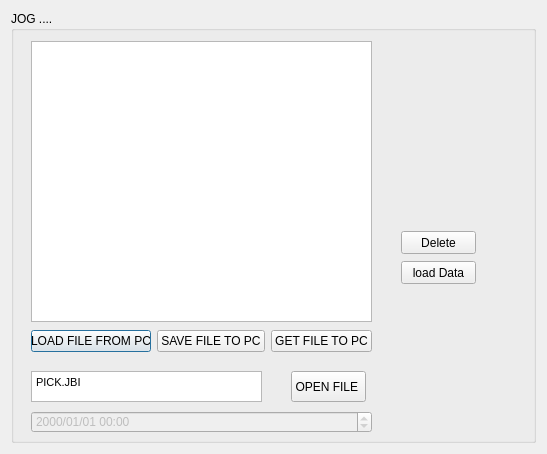
<?xml version="1.0" encoding="UTF-8"?>
<ui version="4.0">
 <class>DialogFile</class>
 <widget class="QDialog" name="DialogFile">
  <property name="geometry">
   <rect>
    <x>0</x>
    <y>0</y>
    <width>547</width>
    <height>454</height>
   </rect>
  </property>
  <property name="windowTitle">
   <string>Dialog</string>
  </property>
  <layout class="QHBoxLayout" name="horizontalLayout_3">
   <item>
    <widget class="QGroupBox" name="groupBox">
     <property name="title">
      <string>JOG ....</string>
     </property>
     <widget class="QDateTimeEdit" name="dateTimeEdit">
      <property name="enabled">
       <bool>false</bool>
      </property>
      <property name="geometry">
       <rect>
        <x>20</x>
        <y>400</y>
        <width>341</width>
        <height>22</height>
       </rect>
      </property>
      <property name="displayFormat">
       <string>yyyy/MM/dd hh:mm </string>
      </property>
     </widget>
     <widget class="QWidget" name="layoutWidget">
      <property name="geometry">
       <rect>
        <x>20</x>
        <y>310</y>
        <width>341</width>
        <height>41</height>
       </rect>
      </property>
      <layout class="QHBoxLayout" name="horizontalLayout">
       <item>
        <widget class="QPushButton" name="btnLoadFile">
         <property name="text">
          <string>LOAD FILE FROM PC</string>
         </property>
        </widget>
       </item>
       <item>
        <widget class="QPushButton" name="btnSaveFile">
         <property name="text">
          <string>SAVE FILE TO PC</string>
         </property>
        </widget>
       </item>
       <item>
        <widget class="QPushButton" name="pushButtonGetFile">
         <property name="text">
          <string>GET FILE TO PC</string>
         </property>
        </widget>
       </item>
      </layout>
     </widget>
     <widget class="QPlainTextEdit" name="plainTextEdit">
      <property name="geometry">
       <rect>
        <x>20</x>
        <y>30</y>
        <width>341</width>
        <height>281</height>
       </rect>
      </property>
      <property name="font">
       <font>
        <pointsize>10</pointsize>
       </font>
      </property>
     </widget>
     <widget class="QPushButton" name="pushButtonOpenFile">
      <property name="geometry">
       <rect>
        <x>280</x>
        <y>360</y>
        <width>75</width>
        <height>31</height>
       </rect>
      </property>
      <property name="text">
       <string>OPEN FILE </string>
      </property>
     </widget>
     <widget class="QTextEdit" name="textEditJOBNAME">
      <property name="geometry">
       <rect>
        <x>20</x>
        <y>360</y>
        <width>231</width>
        <height>31</height>
       </rect>
      </property>
      <property name="html">
       <string>&lt;!DOCTYPE HTML PUBLIC &quot;-//W3C//DTD HTML 4.0//EN&quot; &quot;http://www.w3.org/TR/REC-html40/strict.dtd&quot;&gt;
&lt;html&gt;&lt;head&gt;&lt;meta name=&quot;qrichtext&quot; content=&quot;1&quot; /&gt;&lt;style type=&quot;text/css&quot;&gt;
p, li { white-space: pre-wrap; }
&lt;/style&gt;&lt;/head&gt;&lt;body style=&quot; font-family:'MS Shell Dlg 2'; font-size:8.25pt; font-weight:400; font-style:normal;&quot;&gt;
&lt;p style=&quot; margin-top:0px; margin-bottom:0px; margin-left:0px; margin-right:0px; -qt-block-indent:0; text-indent:0px;&quot;&gt;PICK.JBI&lt;/p&gt;&lt;/body&gt;&lt;/html&gt;</string>
      </property>
     </widget>
     <widget class="QPushButton" name="pushButton">
      <property name="geometry">
       <rect>
        <x>390</x>
        <y>250</y>
        <width>75</width>
        <height>23</height>
       </rect>
      </property>
      <property name="text">
       <string>load Data</string>
      </property>
     </widget>
     <widget class="QPushButton" name="pushButtonDeleteFile">
      <property name="geometry">
       <rect>
        <x>390</x>
        <y>220</y>
        <width>75</width>
        <height>23</height>
       </rect>
      </property>
      <property name="text">
       <string>Delete</string>
      </property>
     </widget>
    </widget>
   </item>
  </layout>
 </widget>
 <resources/>
 <connections/>
</ui>
